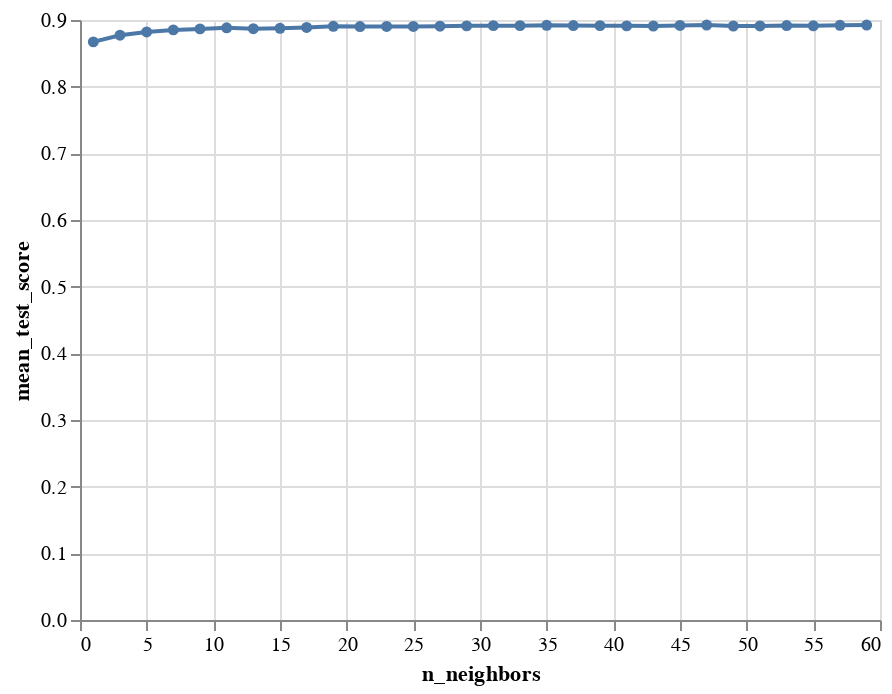

Notebook code for this chart:
### Code cell
accuracy = alt.Chart(accuracies_grid).mark_line(point=True).encode(
    x = alt.X("n_neighbors"),
    y = alt.Y("mean_test_score"),
)
accuracy

### Figure 1 — Vega-Lite specification as saved in the notebook (floating-point values rounded to 4 significant figures)
{"config": {"view": {"continuousWidth": 400, "continuousHeight": 300}}, "data": {"name": "data-5421237f2081fa752d5c3f53e733ad53"}, "mark": {"type": "line", "point": true}, "encoding": {"x": {"field": "n_neighbors", "type": "quantitative"}, "y": {"field": "mean_test_score", "type": "quantitative"}}, "$schema": "https://vega.github.io/schema/vega-lite/v4.17.0.json", "datasets": {"data-5421237f2081fa752d5c3f53e733ad53": [{"n_neighbors": 1, "mean_test_score": 0.8672, "sem_test_score": 0.001743}, {"n_neighbors": 3, "mean_test_score": 0.8772, "sem_test_score": 0.001706}, {"n_neighbors": 5, "mean_test_score": 0.882, "sem_test_score": 0.0006391}, {"n_neighbors": 7, "mean_test_score": 0.8852, "sem_test_score": 0.001346}, {"n_neighbors": 9, "mean_test_score": 0.8867, "sem_test_score": 0.001669}, {"n_neighbors": 11, "mean_test_score": 0.8882, "sem_test_score": 0.001429}, {"n_neighbors": 13, "mean_test_score": 0.887, "sem_test_score": 0.00129}, {"n_neighbors": 15, "mean_test_score": 0.8876, "sem_test_score": 0.001057}, {"n_neighbors": 17, "mean_test_score": 0.8888, "sem_test_score": 0.001111}, {"n_neighbors": 19, "mean_test_score": 0.8905, "sem_test_score": 0.001362}, {"n_neighbors": 21, "mean_test_score": 0.8902, "sem_test_score": 0.001775}, {"n_neighbors": 23, "mean_test_score": 0.8904, "sem_test_score": 0.001362}, {"n_neighbors": 25, "mean_test_score": 0.8903, "sem_test_score": 0.001677}, {"n_neighbors": 27, "mean_test_score": 0.8907, "sem_test_score": 0.001605}, {"n_neighbors": 29, "mean_test_score": 0.8912, "sem_test_score": 0.001714}, {"n_neighbors": 31, "mean_test_score": 0.8915, "sem_test_score": 0.001849}, {"n_neighbors": 33, "mean_test_score": 0.8915, "sem_test_score": 0.001654}, {"n_neighbors": 35, "mean_test_score": 0.8921, "sem_test_score": 0.001162}, {"n_neighbors": 37, "mean_test_score": 0.8917, "sem_test_score": 0.001285}, {"n_neighbors": 39, "mean_test_score": 0.8915, "sem_test_score": 0.001149}, {"n_neighbors": 41, "mean_test_score": 0.8912, "sem_test_score": 0.001256}, {"n_neighbors": 43, "mean_test_score": 0.891, "sem_test_score": 0.001655}, {"n_neighbors": 45, "mean_test_score": 0.8918, "sem_test_score": 0.001666}, {"n_neighbors": 47, "mean_test_score": 0.8924, "sem_test_score": 0.001443}, {"n_neighbors": 49, "mean_test_score": 0.891, "sem_test_score": 0.001147}, {"n_neighbors": 51, "mean_test_score": 0.8911, "sem_test_score": 0.001278}, {"n_neighbors": 53, "mean_test_score": 0.8917, "sem_test_score": 0.001201}, {"n_neighbors": 55, "mean_test_score": 0.8913, "sem_test_score": 0.00114}, {"n_neighbors": 57, "mean_test_score": 0.8921, "sem_test_score": 0.001178}, {"n_neighbors": 59, "mean_test_score": 0.8925, "sem_test_score": 0.0009714}]}}
